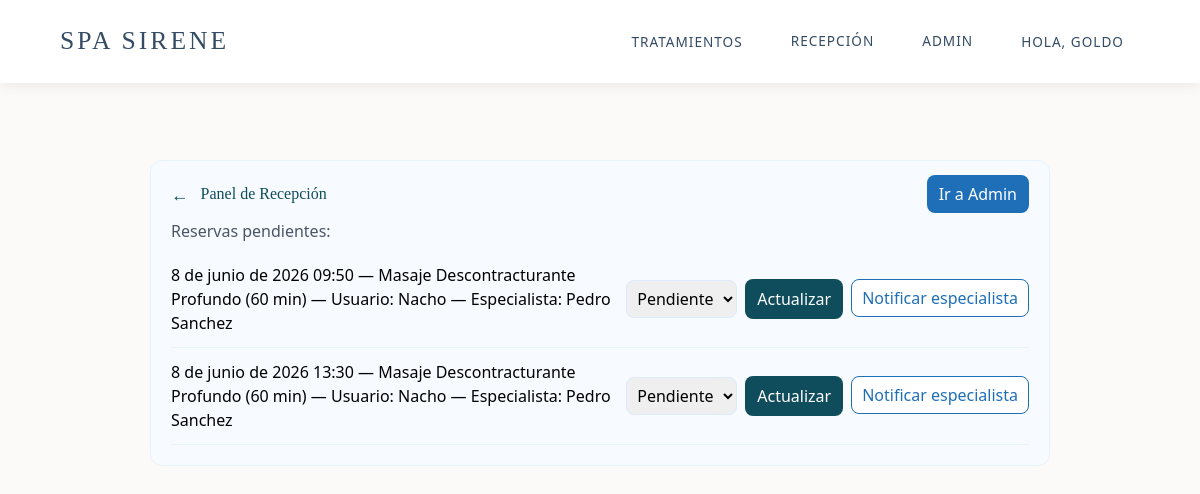
/spa/reception/ (signed in), run on an earlier commit of the app's database.
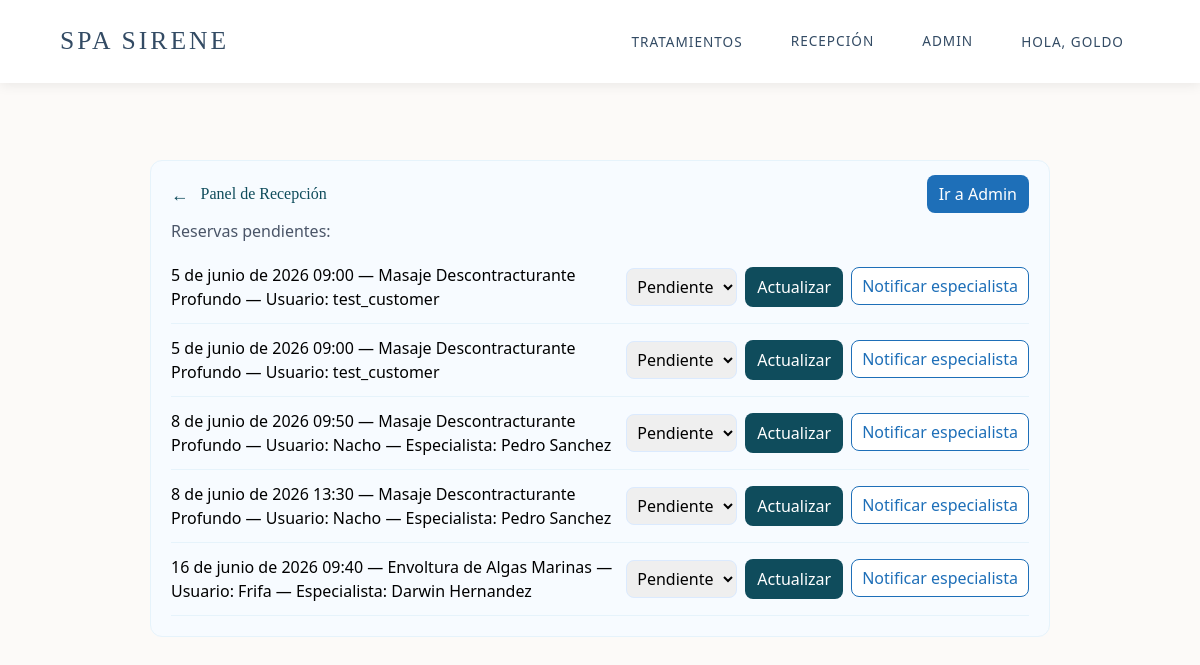
And on a later commit of the database.
### coffee/models.py (models this page shows, shortened)
class Reserva(models.Model):
    ESTADO_CHOICES = [
        ('PENDIENTE', 'En revisión'),
        ('CONFIRMADA', 'Confirmada'),
        ('RECHAZADA', 'Rechazada'),  # Configurado para el sistema de correos
    ]
    usuario = models.ForeignKey(User, on_delete=models.CASCADE)
    servicio = models.ForeignKey(Servicio, on_delete=models.CASCADE)
    especialista = models.ForeignKey('Specialist', on_delete=models.PROTECT, null=True, blank=True)
    fecha = models.DateField()
    hora = models.TimeField()
    estado = models.CharField(max_length=20, choices=ESTADO_CHOICES, default='PENDIENTE')
    specialist_response = models.CharField(max_length=20, choices=[('PENDIENTE','Pendiente'),('ACEPTADA','Aceptada'),('RECHAZADA','Rechazada')], default='PENDIENTE')
    specialist_token = models.UUIDField(default=uuid.uuid4, editable=False, unique=True)
    fecha_creacion = models.DateTimeField(auto_now_add=True)

class Servicio(models.Model):
    CATEGORY_CHOICES = [
        ('FACIAL', 'Faciales'),
        ('CORPORAL', 'Corporales'),
    ]
    name = models.CharField(max_length=255)
    price = models.FloatField()
    quantify = models.IntegerField()  # Representa la duración en minutos
    image = models.CharField(max_length=2083)
    categoria = models.CharField(max_length=20, choices=CATEGORY_CHOICES, default='FACIAL')
    description = models.TextField(null=True, blank=True)
    specialist = models.CharField(max_length=255, null=True, blank=True)
    specialists = models.ManyToManyField('Specialist', blank=True, related_name='services')

class Specialist(models.Model):
    name = models.CharField(max_length=255)
    available = models.BooleanField(default=True)
    email = models.EmailField(null=True, blank=True)
    class Meta:
        verbose_name = 'Specialist'
        verbose_name_plural = 'Specialists'

### coffee/views.py (the view)
# urls.py: path('reception/', views.reception_dashboard, name='reception_dashboard'),
@login_required
@group_required('Receptionist')
def reception_dashboard(request):
    reservas = Reserva.objects.filter(estado='PENDIENTE').order_by('fecha', 'hora')
    return render(request, 'reception_dashboard.html', {'reservas': reservas})

### coffee/context_processors.py (called while the page is built)
def role_flags(request):
    user = getattr(request, 'user', None)
    is_receptionist = False
    is_admin_superior = False
    try:
        if user and user.is_authenticated:
            if user.is_superuser or user.is_staff:
                is_receptionist = user.is_superuser or ('receptionist' in [g.lower() for g in user.groups.values_list('name', flat=True)])
                is_admin_superior = True
            else:
                groups = [g.lower() for g in user.groups.values_list('name', flat=True)]
                is_receptionist = 'receptionist' in groups or 'recepcionista' in groups
                is_admin_superior = 'adminsuperior' in groups or 'admin_superior' in groups
    except Exception:
        pass
    return {'is_receptionist': is_receptionist, 'is_admin_superior': is_admin_superior}

### coffee/views.py (called while the page is built)
def in_group(user, group_name):
    if not user or not user.is_authenticated:
        return False
    if user.is_superuser:
        return True
    return user.groups.filter(name=group_name).exists()

def group_required(group_name):
    return user_passes_test(lambda u: in_group(u, group_name))

### coffee/templates/reception_dashboard.html (shortened to what this page needs)
{% extends 'base.html' %}
{% load static %}
{% block content %}
<div style="max-width:900px;margin:60px auto;padding:20px;background:#f7fbff;border-radius:12px;border:1px solid #e6f3fb;">
    <div style="display:flex;align-items:center;justify-content:space-between;">
        <div style="display:flex;align-items:center;gap:12px;">
            <a href="{% url 'admin_dashboard' %}" style="text-decoration:none;color:#0f4c5c;font-size:1.1rem;">←</a>
            <h2 style="margin:0;color:#0f4c5c;font-family:'Playfair Display', serif;">Panel de Recepción</h2>
        </div>
        <div>
            {% if is_admin_superior %}
                <a href="{% url 'admin_dashboard' %}" style="background:#1e6fb8;color:white;padding:8px 12px;border-radius:8px;text-decoration:none;">Ir a Admin</a>
            {% endif %}
        </div>
    </div>
    <p style="margin-top:12px;color:#4a5568;">Reservas pendientes:</p>
    <ul style="margin-top:8px;">
        {% for r in reservas %}
                <li style="padding:12px 0;border-bottom:1px solid #e6f3fb;display:flex;justify-content:space-between;align-items:center;gap:12px;">
                	<div style="flex:1">{{ r.fecha }} {{ r.hora }} — {{ r.servicio.name }} — Usuario: {{ r.usuario.username }}{% if r.especialista %} — Especialista: {{ r.especialista.name }}{% endif %}</div>
                	<div style="display:flex;gap:8px;">
                    <form method="post" action="{% url 'cambiar_estado_reserva' r.id %}" style="display:inline-flex;align-items:center;gap:8px;">
                        <select name="estado" style="padding:6px;border:1px solid #dbeafe;border-radius:8px;">
                            <option value="PENDIENTE" {% if r.estado == 'PENDIENTE' %}selected{% endif %}>Pendiente</option>
                        </select>
                        <button type="submit" class="btn-primary">Actualizar</button>
                    </form>
                    <form method="post" action="{% url 'notify_specialist' r.id %}" style="display:inline-block;">
                        <button type="submit" class="btn-outline">Notificar especialista</button>
                    </form>
                	</div>
        	</li>
        {% empty %}
        <li>No hay reservas pendientes.</li>
        {% endfor %}
    </ul>
</div>
{% endblock %}

### coffee/templates/base.html (shortened to what this page needs)
<!doctype html>
<html lang="es">
{% load static %}
<head>
    <link rel="stylesheet" href="{% static 'css/styles.css' %}">
    <script src="https://cdn.tailwindcss.com"></script>
</head>
<body>
    <nav class="nav-sirene">
        <a href="{% url 'index' %}" class="brand">SPA SIRENE</a>
        <div class="nav-links">
            <div class="nav-item has-dropdown">
                <a href="{% url 'home' %}" class="nav-link">Tratamientos</a>
            </div>
            {% if user.is_authenticated %}
                {% if is_receptionist %}
                    <a href="{% url 'reception_dashboard' %}" class="nav-link">Recepción</a>
                {% endif %}
                {% if is_admin_superior %}
                    <a href="{% url 'admin_dashboard' %}" class="nav-link">Admin</a>
                {% endif %}
                <div class="nav-item has-dropdown">
                    <a class="nav-link">Hola, {{ user.first_name|default:user.username }}</a>
                </div>
            {% else %}
                <a href="{% url 'login' %}" class="nav-link">Login</a>
                <a href="{% url 'register' %}" class="nav-button">Registro</a>
            {% endif %}
        </div>
    </nav>
    <main>
        {% block content %}{% endblock %}
    </main>
</body>
</html>

### static/css/styles.css (style rules this page uses)
* { margin: 0; padding: 0; box-sizing: border-box; font-family: 'Segoe UI', sans-serif; }
body { min-height: 100vh; overflow-x: hidden; background-color: #fff; }
.btn-primary { background:#0f4c5c;color:white;padding:8px 12px;border-radius:8px;text-decoration:none;display:inline-block }
.btn-outline { background:#fff;border:1px solid #1e6fb8;color:#1e6fb8;padding:6px 10px;border-radius:8px;text-decoration:none }

### coffee/templates/base.html (style rules this page uses)
:root { --rain-boots: #334B64; --blanco: #ffffff; --text-soft: #4b5563; }
* { box-sizing: border-box; margin: 0; padding: 0; }
html, body { margin: 0; padding: 0; width: 100%; min-height: 100vh; background-color: #fcfaf8; font-family: 'Poppins', sans-serif; }
body:not(:has(.full-hero)) { padding-top: 100px; }
.nav-sirene { position: absolute; top: 0; left: 0; width: 100%; background: var(--blanco); padding: 1.2rem 5%; display: flex; justify-content: space-between; align-items: center; box-shadow: 0 2px 12px rgba(0,0,0,0.08); z-index: 1000; }
.brand { font-family: 'Playfair Display', serif; font-size: 1.6rem; letter-spacing: 3px; text-decoration: none; color: var(--rain-boots); text-transform: uppercase; }
.nav-links { display: flex; gap: 1rem; align-items: center; flex-wrap: wrap; }
.nav-link, .nav-button { text-decoration: none; color: var(--rain-boots); font-size: 0.85rem; font-weight: 500; letter-spacing: 1px; text-transform: uppercase; padding: 0.75rem 1rem; border-radius: 999px; }
.nav-item { position: relative; }
.has-dropdown > .nav-link { cursor: pointer; }
main { width: 100%; display: block; }

What changed in the data, as far as the page shows it:
added Reserva: fecha "5 de junio de 2026", hora "09:00", servicio.name "Masaje Descontracturante Profundo", usuario.username "test_customer", estado "Pendiente"
added Reserva: fecha "5 de junio de 2026", hora "09:00", servicio.name "Masaje Descontracturante Profundo", usuario.username "test_customer", estado "Pendiente"
changed through a linked row, Reserva (number 3 of 5 on the later page): servicio.name "Masaje Descontracturante Profundo (60 min)" → "Masaje Descontracturante Profundo"
changed through a linked row, Reserva (number 4 of 5 on the later page): servicio.name "Masaje Descontracturante Profundo (60 min)" → "Masaje Descontracturante Profundo"
added Reserva: fecha "16 de junio de 2026", hora "09:40", servicio.name "Envoltura de Algas Marinas", usuario.username "Frifa", especialista.name "Darwin Hernandez", estado "Pendiente"
